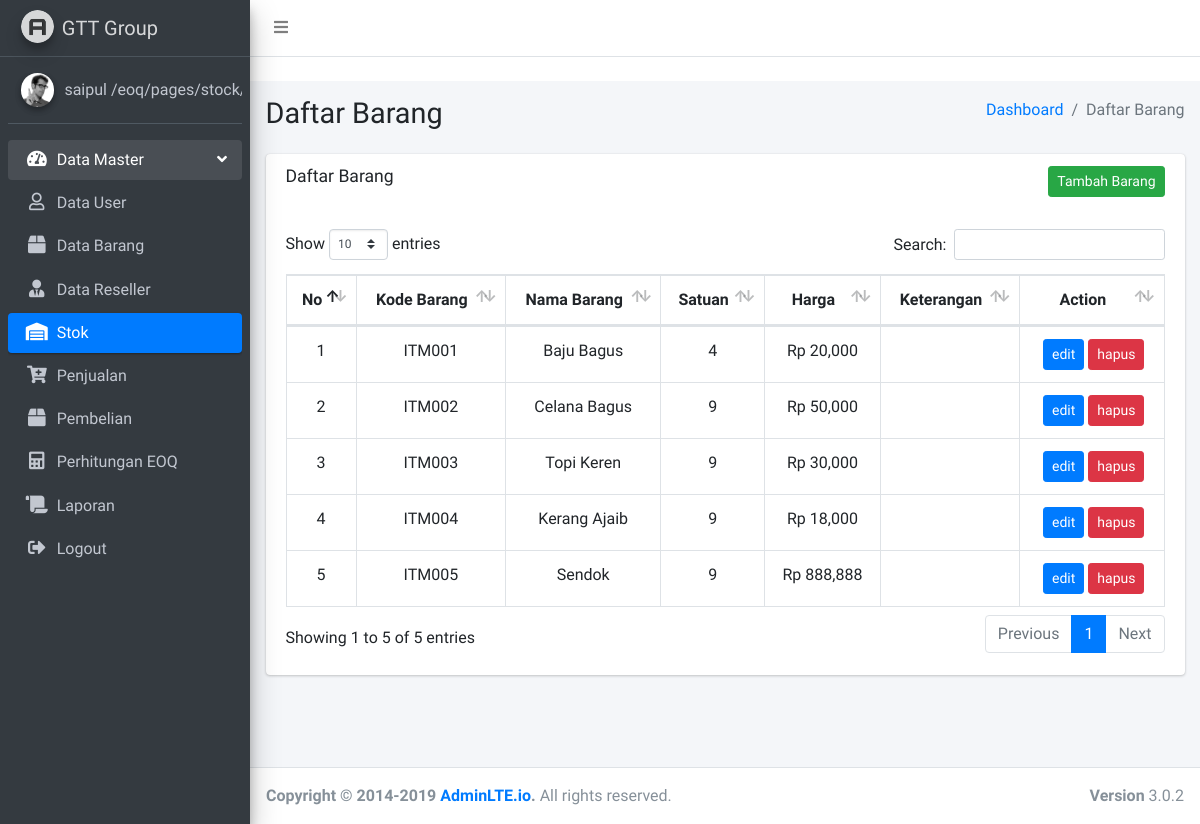
Screenshot of /pages/stock/index.php (signed in) with the database file from the repository.
### tables this page shows
CREATE TABLE `barang` (
  `id` int(11) NOT NULL,
  `code` varchar(10) NOT NULL COMMENT 'ITM001\r\nITM002',
  `name` varchar(20) NOT NULL,
  `harga` int(11) UNSIGNED NOT NULL,
  `total` int(10) UNSIGNED NOT NULL COMMENT 'total akan berubah sesuai dengan transaksi yang dilakukan',
  `keterangan` tinytext NOT NULL,
  `created_at` timestamp NOT NULL DEFAULT CURRENT_TIMESTAMP,
  `updated_at` timestamp NOT NULL DEFAULT CURRENT_TIMESTAMP ON UPDATE CURRENT_TIMESTAMP
);

### backend/item/showItem.php (called while the page is built)
<?php
    include("../../Connect.php");
    $items = mysqli_query($conn, "SELECT * FROM barang");
?>

### pages/stock/index.php (the view, shortened to what this page needs)
<?php
  include('../../backend/item/showItem.php');
?>
<!DOCTYPE html>
<html>
<head>
  <link rel="stylesheet" href="../../plugins/fontawesome-free/css/all.min.css">
  <link rel="stylesheet" href="https://code.ionicframework.com/ionicons/2.0.1/css/ionicons.min.css">
  <link rel="stylesheet" href="../../dist/css/adminlte.min.css">
  <link rel="stylesheet" href="../../plugins/datatables-bs4/css/dataTables.bootstrap4.css">
</head>
<body class="hold-transition sidebar-mini">
<div class="wrapper">
  <nav class="main-header navbar navbar-expand navbar-white navbar-light">
    <ul class="navbar-nav">
      <li class="nav-item">
        <a class="nav-link" data-widget="pushmenu" href="#"><i class="fas fa-bars"></i></a>
      </li>
    </ul>
  </nav>
  <?= include('../sidebar/index.php') ?>
  <div class="content-wrapper">
    <section class="content-header">
      <div class="container-fluid">
        <div class="row mb-2">
          <div class="col-sm-6">
            <h1>Daftar Barang</h1>
          </div>
          <div class="col-sm-6">
            <ol class="breadcrumb float-sm-right">
              <li class="breadcrumb-item"><a href="/index.php">Dashboard</a></li>
              <li class="breadcrumb-item active">Daftar Barang</li>
            </ol>
          </div>
        </div>
      </div>
    </section>
    <section class="content">
      <div class="container-fluid">
        <div class="row">
          <div class="col-12">
            <div class="card">
              <div class="card-header text-right border-bottom-0">
                <h3 class="card-title">Daftar Barang</h3>
                <?php if($_SESSION['role']=="admin"){ ?>
                  <a class="btn btn-success btn-sm" href="create.php">
                  Tambah Barang
                </a>
                <?php
                }
                ?>
              </div>
              <div class="card-body">
                <table id="example1" class="table table-bordered table-hover">
                  <thead>
                  <tr class="text-center">
                    <th>No</th>
                    <th>Kode Barang</th>
                    <th>Nama Barang</th>
                    <th>Satuan</th>
                    <th>Harga</th>
                    <th>Keterangan</th>
                    <th>Action</th>
                  </tr>
                  </thead>
                  <tbody>
                    <?php
                      $idx = 1;
                      while ($item = $items->fetch_array()) {
                        $btnEdit = "<a class='btn btn-sm btn-primary mx-1' href='/eoq/pages/item/edit.php?id=".$item['id']."'>edit</a>";
                        $btnDelete = "<form class='d-inline' action='/eoq/backend/item/deleteitem.php?id=".$item['id']."' method='post'><input type='submit' name='delete' class='btn btn-sm btn-danger' value='hapus'/></form>";
                        $action = $btnEdit.$btnDelete;
                        $price = "Rp ".number_format($item['harga'], 0);
                        echo "<tr class='text-center'>";
                          echo "<td>".$idx."</td>";
                          echo "<td>".ucwords($item['code'])."</td>";
                          echo "<td>".ucwords($item['name'])."</td>";
                          echo "<td>".$item['total']."</td>";
                          echo "<td>$price</td>";
                          echo "<td>".ucwords($item['description'])."</td>";
                          if ($_SESSION['role']=="admin") {
                            echo "<td>$action</td>";
                          }
                        echo "</tr>";
                        $idx++;
                      }
                    ?>
                  </tbody>
                </table>
              </div>
            </div>
          </div>
        </div>
      </div>
    </section>
  </div>
  <footer class="main-footer">
    <div class="float-right d-none d-sm-block">
      <b>Version</b> 3.0.2
    </div>
    <strong>Copyright &copy; 2014-2019 <a href="http://adminlte.io">AdminLTE.io</a>.</strong> All rights
    reserved.
  </footer>
</div>
</body>
</html>

### rows the page displays
barang: code "ITM001", name "Baju Bagus", total "4", harga "Rp 20,000"
barang: code "ITM002", name "Celana Bagus", total "9", harga "Rp 50,000"
barang: code "ITM003", name "Topi Keren", total "9", harga "Rp 30,000"
barang: code "ITM004", name "Kerang Ajaib", total "9", harga "Rp 18,000"
barang: code "ITM005", name "Sendok", total "9", harga "Rp 888,888"

### other values shown
$_SESSION['username'] "saipul"
